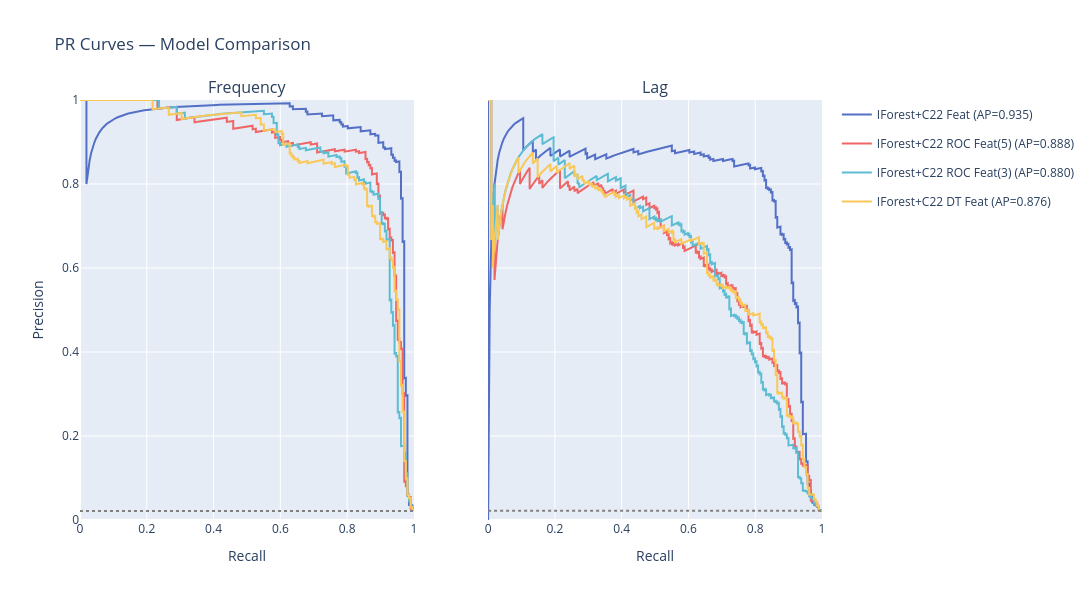

Notebook source saved alongside this figure:
### Markdown cell above
## PR Curve

### Code cell
fig = ev.plot_pr_curves_compared(
    # {k: c22_day_scores[k] for k in ["feat_diff", "clf_feat_select"]} | {"iforest_clf_select": iforest_day_scores_v2, "iforest_hand_select": iforest_day_scores_v1, "iforest_v3": iforest_day_scores_v3},
    iforest_day_scores,
    hvac_ds,
    label_types=["frequency", "lag"]
)
fig.show()

### Figure 1 — Plotly figure (JSON) as saved in the notebook; plotly's stock layout.template omitted (floating-point values rounded to 4 significant figures; data arrays with more than 128 entries replaced by an {"elided": "..."} marker saying what was removed)
{"data": [{"customdata": {"elided": "9495 float values"}, "hovertemplate": "<b>IForest+C22 Feat</b><br>Recall: %{x:.3f}<br>Precision: %{y:.3f}<br>Threshold: %{customdata:.4f}<extra></extra>", "legendgroup": "IForest+C22 Feat", "line": {"color": "#5470C6"}, "mode": "lines", "name": "IForest+C22 Feat (AP=0.935)", "showlegend": true, "type": "scatter", "x": {"elided": "9495 float values"}, "xaxis": "x", "y": {"elided": "9495 float values"}, "yaxis": "y"}, {"customdata": {"elided": "9502 float values"}, "hovertemplate": "<b>IForest+C22 Feat</b><br>Recall: %{x:.3f}<br>Precision: %{y:.3f}<br>Threshold: %{customdata:.4f}<extra></extra>", "legendgroup": "IForest+C22 Feat", "line": {"color": "#5470C6"}, "mode": "lines", "name": "IForest+C22 Feat (AP=0.799)", "showlegend": false, "type": "scatter", "x": {"elided": "9502 float values"}, "xaxis": "x2", "y": {"elided": "9502 float values"}, "yaxis": "y2"}, {"customdata": {"elided": "9516 float values"}, "hovertemplate": "<b>IForest+C22 ROC Feat(5)</b><br>Recall: %{x:.3f}<br>Precision: %{y:.3f}<br>Threshold: %{customdata:.4f}<extra></extra>", "legendgroup": "IForest+C22 ROC Feat(5)", "line": {"color": "#EE6666"}, "mode": "lines", "name": "IForest+C22 ROC Feat(5) (AP=0.888)", "showlegend": true, "type": "scatter", "x": {"elided": "9516 float values"}, "xaxis": "x", "y": {"elided": "9516 float values"}, "yaxis": "y"}, {"customdata": {"elided": "9520 float values"}, "hovertemplate": "<b>IForest+C22 ROC Feat(5)</b><br>Recall: %{x:.3f}<br>Precision: %{y:.3f}<br>Threshold: %{customdata:.4f}<extra></extra>", "legendgroup": "IForest+C22 ROC Feat(5)", "line": {"color": "#EE6666"}, "mode": "lines", "name": "IForest+C22 ROC Feat(5) (AP=0.627)", "showlegend": false, "type": "scatter", "x": {"elided": "9520 float values"}, "xaxis": "x2", "y": {"elided": "9520 float values"}, "yaxis": "y2"}, {"customdata": {"elided": "9505 float values"}, "hovertemplate": "<b>IForest+C22 ROC Feat(3)</b><br>Recall: %{x:.3f}<br>Precision: %{y:.3f}<br>Threshold: %{customdata:.4f}<extra></extra>", "legendgroup": "IForest+C22 ROC Feat(3)", "line": {"color": "#5DBCD2"}, "mode": "lines", "name": "IForest+C22 ROC Feat(3) (AP=0.880)", "showlegend": true, "type": "scatter", "x": {"elided": "9505 float values"}, "xaxis": "x", "y": {"elided": "9505 float values"}, "yaxis": "y"}, {"customdata": {"elided": "9513 float values"}, "hovertemplate": "<b>IForest+C22 ROC Feat(3)</b><br>Recall: %{x:.3f}<br>Precision: %{y:.3f}<br>Threshold: %{customdata:.4f}<extra></extra>", "legendgroup": "IForest+C22 ROC Feat(3)", "line": {"color": "#5DBCD2"}, "mode": "lines", "name": "IForest+C22 ROC Feat(3) (AP=0.630)", "showlegend": false, "type": "scatter", "x": {"elided": "9513 float values"}, "xaxis": "x2", "y": {"elided": "9513 float values"}, "yaxis": "y2"}, {"customdata": {"elided": "9496 float values"}, "hovertemplate": "<b>IForest+C22 DT Feat</b><br>Recall: %{x:.3f}<br>Precision: %{y:.3f}<br>Threshold: %{customdata:.4f}<extra></extra>", "legendgroup": "IForest+C22 DT Feat", "line": {"color": "#FAC858"}, "mode": "lines", "name": "IForest+C22 DT Feat (AP=0.876)", "showlegend": true, "type": "scatter", "x": {"elided": "9496 float values"}, "xaxis": "x", "y": {"elided": "9496 float values"}, "yaxis": "y"}, {"customdata": {"elided": "9501 float values"}, "hovertemplate": "<b>IForest+C22 DT Feat</b><br>Recall: %{x:.3f}<br>Precision: %{y:.3f}<br>Threshold: %{customdata:.4f}<extra></extra>", "legendgroup": "IForest+C22 DT Feat", "line": {"color": "#FAC858"}, "mode": "lines", "name": "IForest+C22 DT Feat (AP=0.636)", "showlegend": false, "type": "scatter", "x": {"elided": "9501 float values"}, "xaxis": "x2", "y": {"elided": "9501 float values"}, "yaxis": "y2"}], "layout": {"annotations": [{"font": {"size": 16}, "showarrow": false, "text": "Frequency", "x": 0.225, "xanchor": "center", "xref": "paper", "y": 1, "yanchor": "bottom", "yref": "paper"}, {"font": {"size": 16}, "showarrow": false, "text": "Lag", "x": 0.775, "xanchor": "center", "xref": "paper", "y": 1, "yanchor": "bottom", "yref": "paper"}], "height": 600, "shapes": [{"line": {"color": "gray", "dash": "dot"}, "type": "line", "x0": 0, "x1": 1, "xref": "x domain", "y0": 0.02164, "y1": 0.02164, "yref": "y"}, {"line": {"color": "gray", "dash": "dot"}, "type": "line", "x0": 0, "x1": 1, "xref": "x2 domain", "y0": 0.02184, "y1": 0.02184, "yref": "y2"}], "title": {"text": "PR Curves — Model Comparison"}, "width": 1200, "xaxis": {"anchor": "y", "domain": [0, 0.45], "range": [0, 1], "title": {"text": "Recall"}}, "xaxis2": {"anchor": "y2", "domain": [0.55, 1], "range": [0, 1], "title": {"text": "Recall"}}, "yaxis": {"anchor": "x", "domain": [0, 1], "range": [0, 1], "title": {"text": "Precision"}}, "yaxis2": {"anchor": "x2", "domain": [0, 1], "matches": "y", "showticklabels": false}}}
